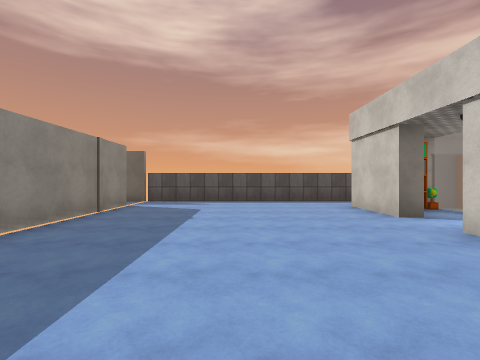
[1] (above)

12 first-person views from a walk through a Unity game level. The camera is 1.5 m above the floor, looks level and sees 85° across. The floor is counted in squares, 2 m on a side. Each view is taken from the middle of a square. On the plan, view 1 faces up. The plan holds only what a view shows up to about 9 squares ahead; the rest is blank. The place goes on beyond the plan. The player is left out. Door leaves are left out, so doorways stand open. Some surface patterns are stand-ins.

[2]
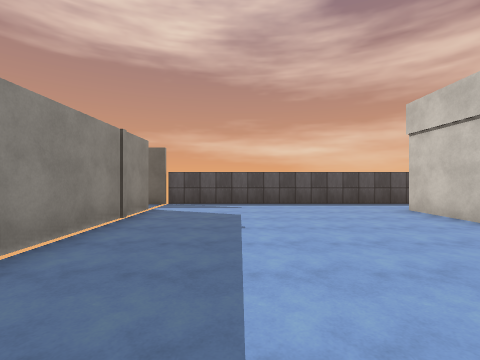

[3]
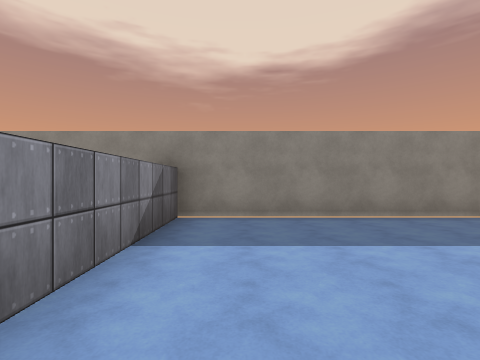

[4]
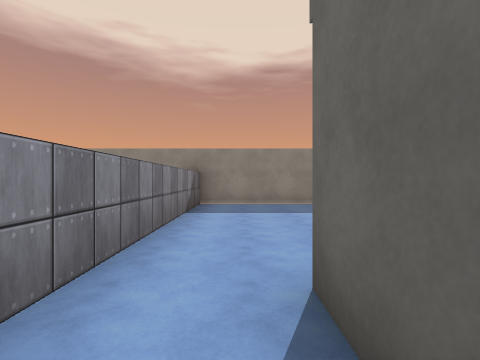

[5]
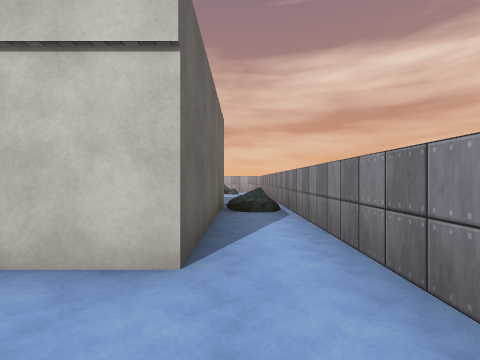

[6]
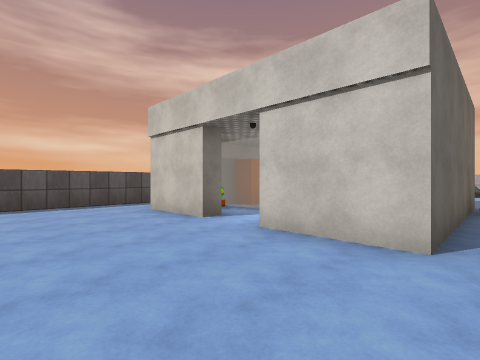

[7]
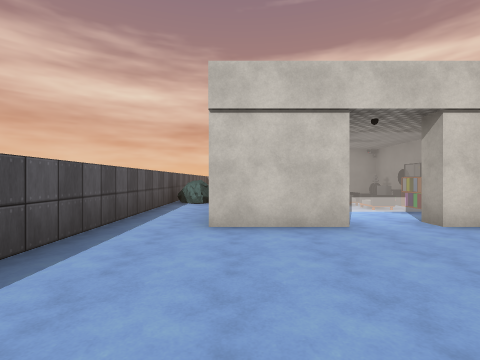

[8]
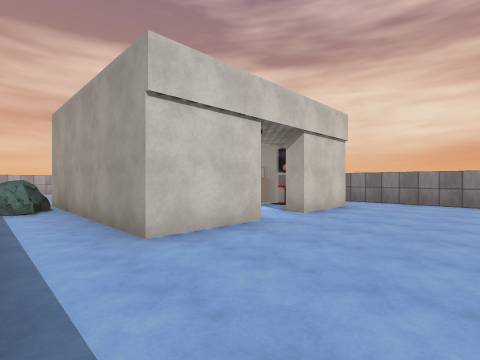

[9]
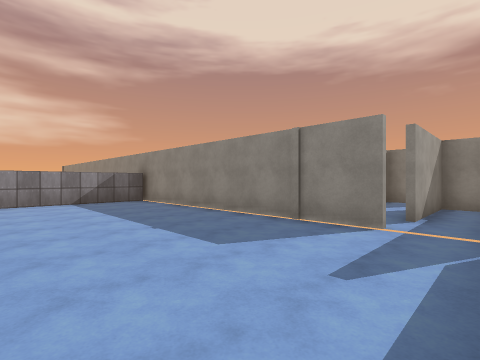

[10]
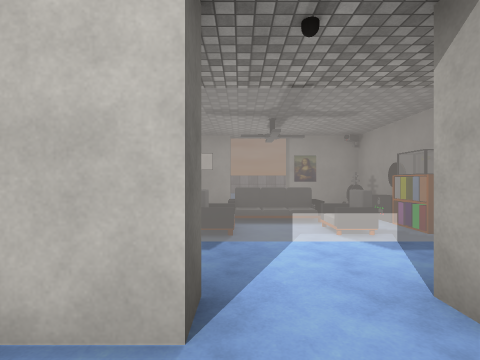

[11]
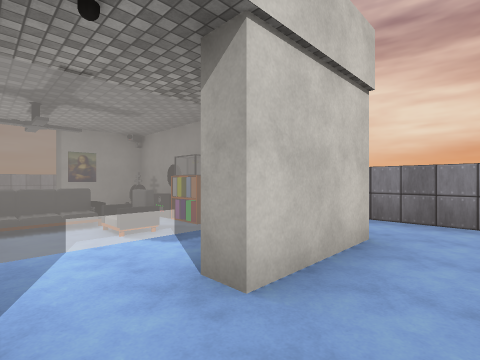

[12]
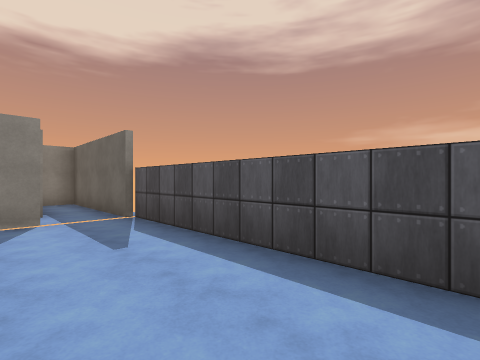

### Floor plan
Points are (right, up) in squares from view 1. A wall is a line through its corners. A room is listed if a view was taken in it or the views show most of it. See-through windows are left out.
Room 1 (views 1, 2, 3, 5, 6, 7, 8, 9, 10, 11, 12)
walls: (3.8, 5.2) (3.2, 5.2) (3.2, 7.5); (3.6, 1.5) (3.2, 1.5) (3.2, 3.7) (3.8, 3.7); (-3.2, 9.1) (-5.5, 9.1); (3.4, 9.2) (-3.3, 9.2) (-3.3, -0.2) (3.4, -0.2)
ways out: opening at (3, 0.5) to room 2; opening at (3, 4.5); opening at (3, 8.5)
Room 2 (view 4)
walls: (8.6, 1.9) (8.6, 3.7); (3.4, -0.2) (8.6, -0.2)
ways out: opening at (3, 0.5) to room 1; opening at (4, 3); opening at (7, 3.5)
objects: other object (5, 2); other object (6, 2); other object (6, 3); other object (7, 2); other object (7, 4) to (7, 5); other object (8, 2)

Positions as (right, up) in squares from view 1, and headings:
1: (0, 0), facing up
2: (-1, 1), facing up
3: (2, 1), facing left
4: (5, 1), facing left
5: (1, 1), facing right
6: (0, 1), facing up-right
7: (-1, 7), facing right
8: (0, 9), facing down-right
9: (1, 9), facing down-left
10: (2, 5), facing right
11: (2, 5), facing down-right
12: (2, 7), facing up-left
